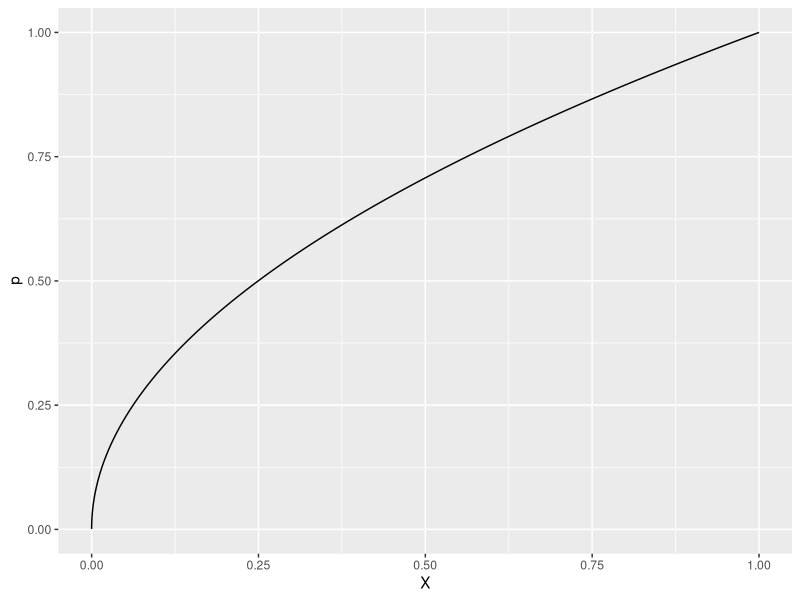
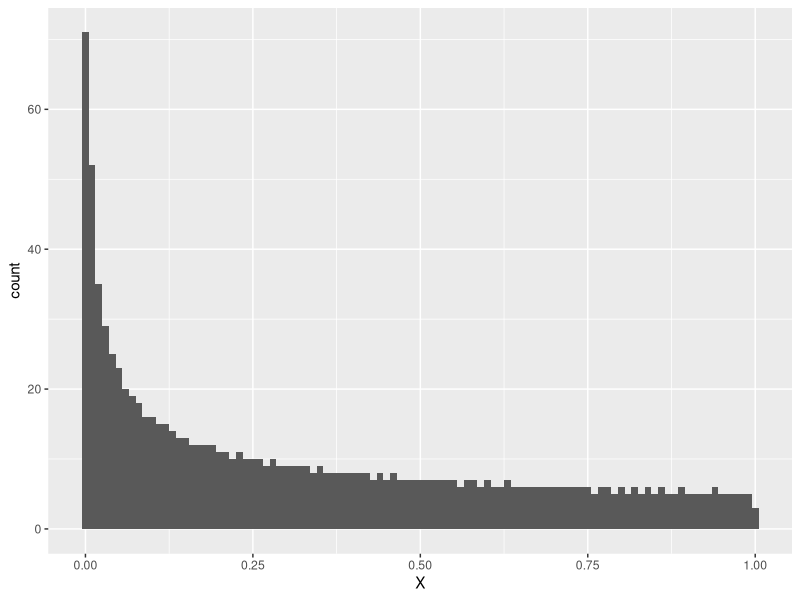
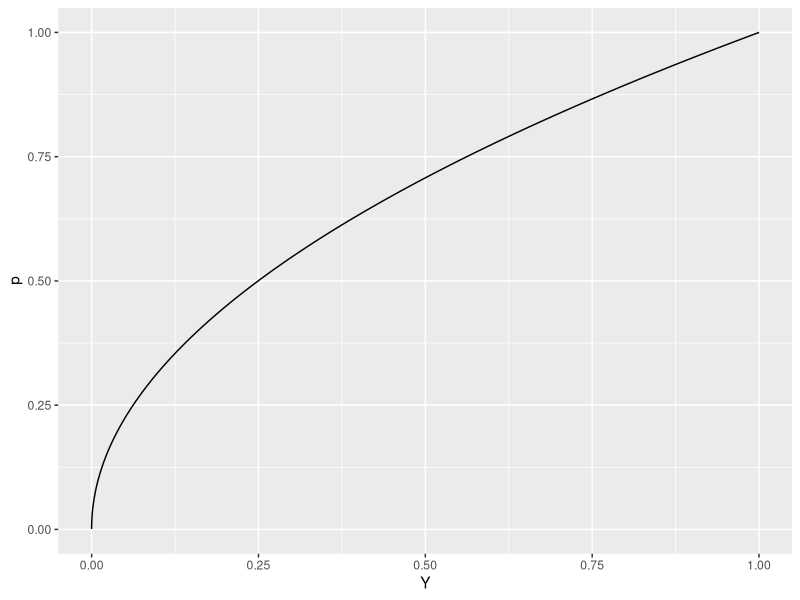
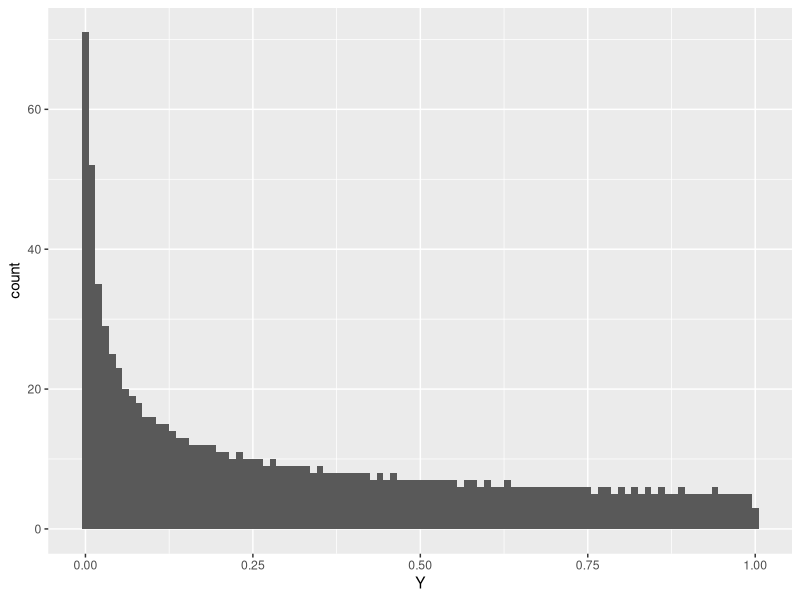
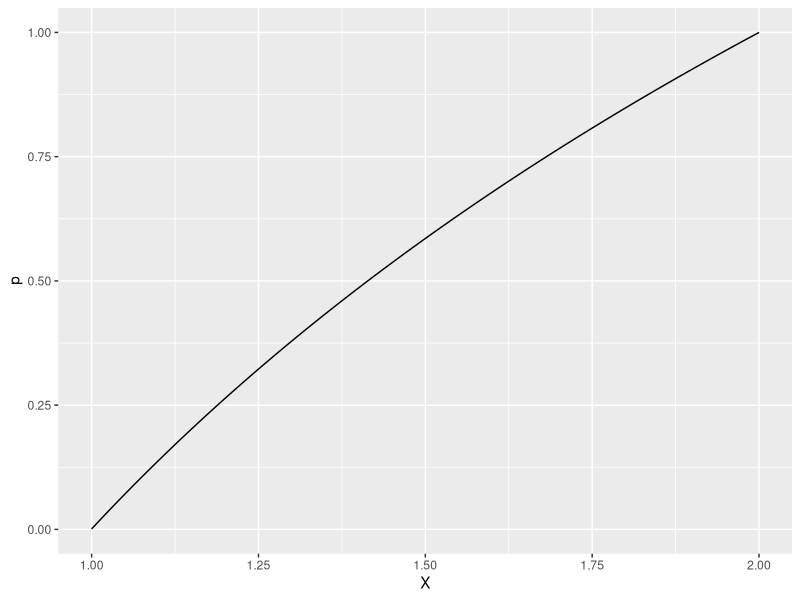
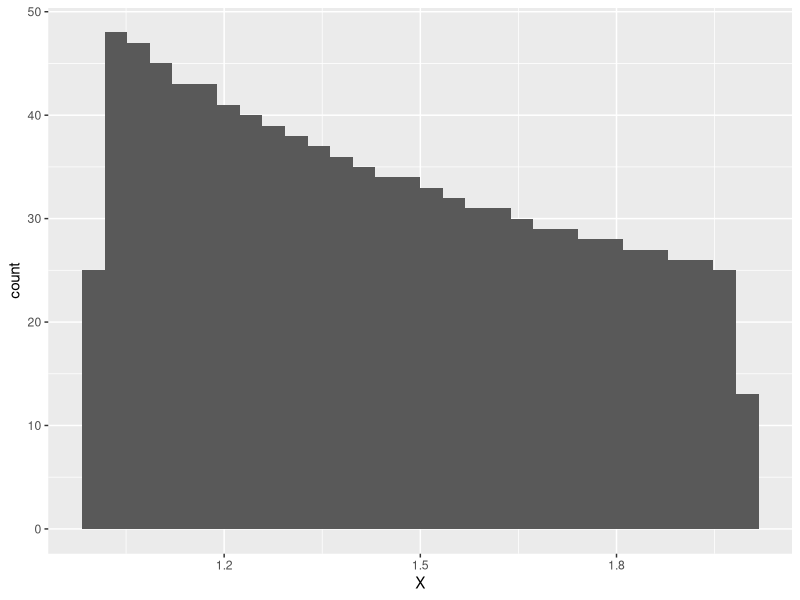
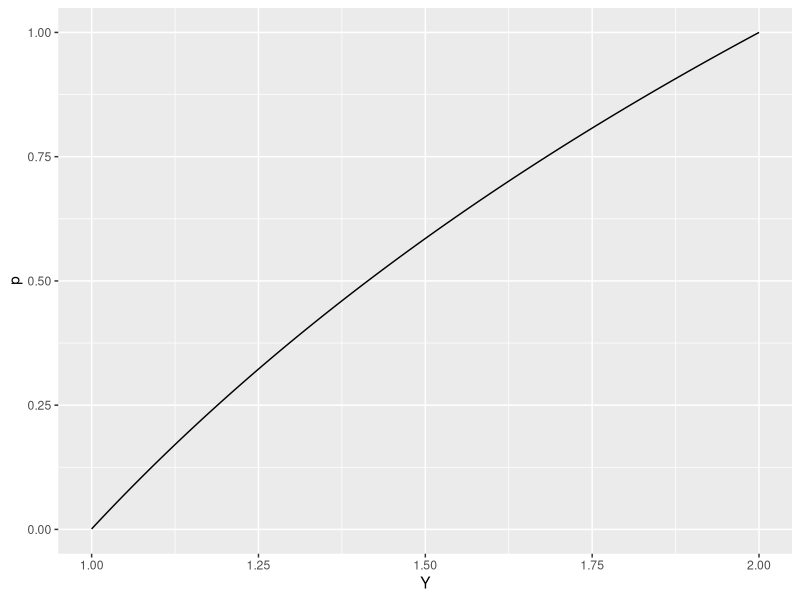
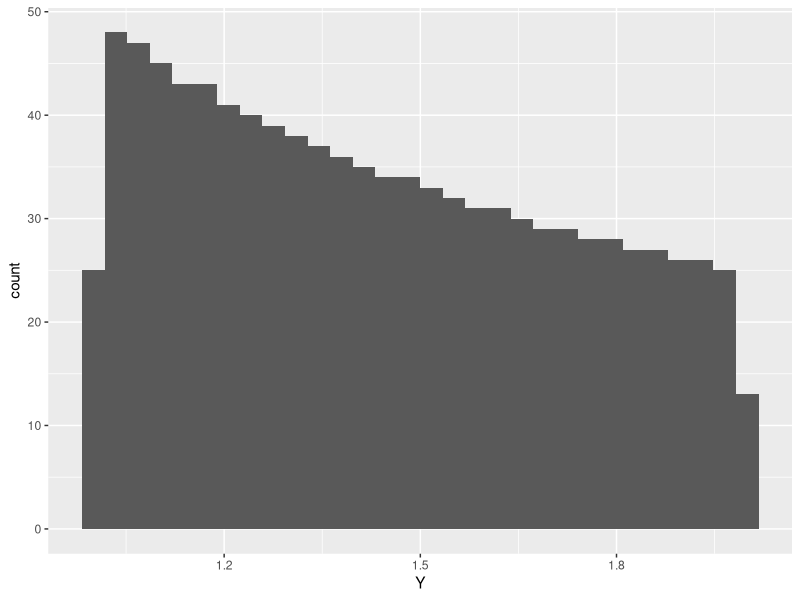

These figures' R source, in order:
library(tidyverse)
#2.1

  # TALBE
    values <- tibble(w = seq(0,1,length = 1000),
                     X = w^2,
                     Y = (1-w)^2,)
    
  # CDF FUNCTION
    CDF <- function(df, rv) {
      
      rv <- enquo(rv)
      df %>% 
        arrange(!!rv) %>% 
        mutate(p = row_number()/nrow(df)) %>% 
        ggplot() +
        geom_line(aes(x = !!rv, y = p))
      
    }
  # X CDF
    X_CDF <- CDF(values,X)
    X_CDF
  
  # X PDF
    X_PDF <- values %>% 
      ggplot()+
      geom_histogram(aes(x = X), binwidth = .01)
    
    X_PDF
    

  # Y CDF
Y_CDF <- CDF(df=values,rv = Y)

Y_CDF

  # Y PDF

Y_PDF <- values %>% 
  ggplot()+
  geom_histogram(aes(x = Y), binwidth = .01)

Y_PDF

# 2.2 and 2.3
custom <- tibble(w = seq(0,1,length = 1000),
                 X = 2^w,
                 Y = 2^(1-w))
# CUSTOM X CDF
CX_CDF <- CDF(custom,X)

CX_CDF
# CUSTOM X PDF

CX_PDF <- custom %>% 
  ggplot()+
  geom_histogram(aes(x = X))

CX_PDF

# CUSTOM Y CDF
CY_CDF <- CDF(custom,Y)

CY_CDF
# CUSTOM Y PDF

CY_PDF <- custom %>% 
  ggplot()+
  geom_histogram(aes(x = Y))

CY_PDF

# 3.1

#rlaplace <-  function(n, location = 0, scale = 1) {
 # (1/(2*scale))* exp((-(abs(n-location)/scale)))
#}

# a is mu location b is scale

qlap <- function(p, a = 0, b = 1) {
  return(case_when(0 <= p & p < 0.5 ~ a+b*log(2*p),
            p >= 0.5 & p <= 1 ~ a-b*log(2*(1-p)),
        )
  )
}
rlaplace <- function(n,location = 0,scale = 1) {
  tibble(p = runif(n),
         X = qlap(p,location,scale)) %>% 
    pull(X)
  
}

big <- ggplot() +
  geom_histogram(aes(x = rlaplace(1000)))
big
try <- tibble(p = seq(0,1,length = 1000),
              X = qlap(p)) %>% 
  ggplot() +
  geom_line(aes(x = X, y = p))
try
  

